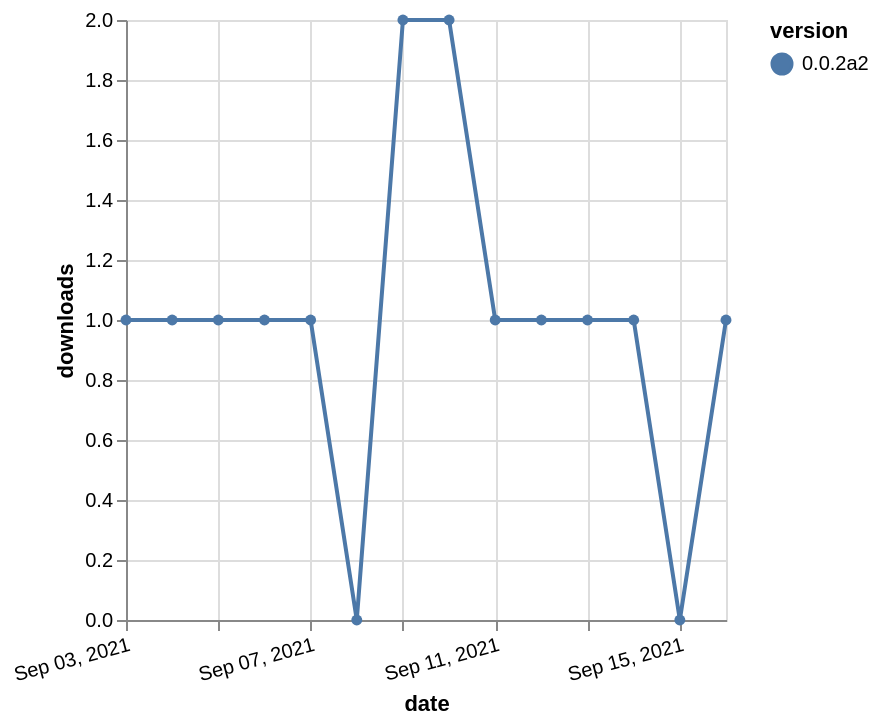

Vega-Lite specification for this chart:
### Vega-Lite specification from a JSON file in a GitHub repository (floating-point values rounded to 4 significant figures)
{"$schema": "https://vega.github.io/schema/vega-lite/v5.json", "description": "A simple bar chart with embedded data.", "data": {"values": [{"date": "2021-09-03", "total": 138, "delta": 1, "version": "0.0.2a2"}, {"date": "2021-09-04", "total": 139, "delta": 1, "version": "0.0.2a2"}, {"date": "2021-09-05", "total": 140, "delta": 1, "version": "0.0.2a2"}, {"date": "2021-09-06", "total": 141, "delta": 1, "version": "0.0.2a2"}, {"date": "2021-09-07", "total": 142, "delta": 1, "version": "0.0.2a2"}, {"date": "2021-09-08", "total": 142, "delta": 0, "version": "0.0.2a2"}, {"date": "2021-09-09", "total": 144, "delta": 2, "version": "0.0.2a2"}, {"date": "2021-09-10", "total": 146, "delta": 2, "version": "0.0.2a2"}, {"date": "2021-09-11", "total": 147, "delta": 1, "version": "0.0.2a2"}, {"date": "2021-09-12", "total": 148, "delta": 1, "version": "0.0.2a2"}, {"date": "2021-09-13", "total": 149, "delta": 1, "version": "0.0.2a2"}, {"date": "2021-09-14", "total": 150, "delta": 1, "version": "0.0.2a2"}, {"date": "2021-09-15", "total": 150, "delta": 0, "version": "0.0.2a2"}, {"date": "2021-09-16", "total": 151, "delta": 1, "version": "0.0.2a2"}]}, "width": "container", "mark": {"type": "line", "point": {"filled": true}}, "encoding": {"x": {"field": "date", "type": "temporal", "timeUnit": "yearmonthdate", "title": "date", "axis": {"labelAngle": -15}}, "y": {"field": "delta", "type": "quantitative", "title": "downloads"}, "color": {"field": "version", "type": "nominal"}, "tooltip": {"field": "delta"}}}
